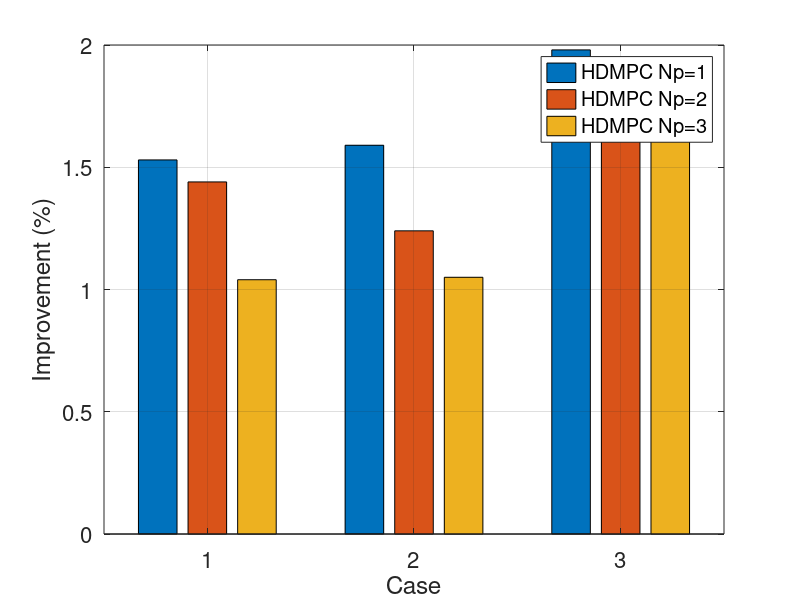

MATLAB code for this plot:
clear; close all;
fontsize= 16;

HDC = [1.53, 1.59, 1.98];
HDMPC2 = [1.44, 1.24, 1.71];
HDMPC3 = [1.04, 1.05, 1.74];

figure;
data = [HDC' HDMPC2' HDMPC3'];
hb = bar([1 2 3], data);
grid on;
legend('HDMPC Np=1', 'HDMPC Np=2', 'HDMPC Np=3');
set(gca, 'fontsize', fontsize);
ylabel('Improvement (%)');
xlabel('Case');